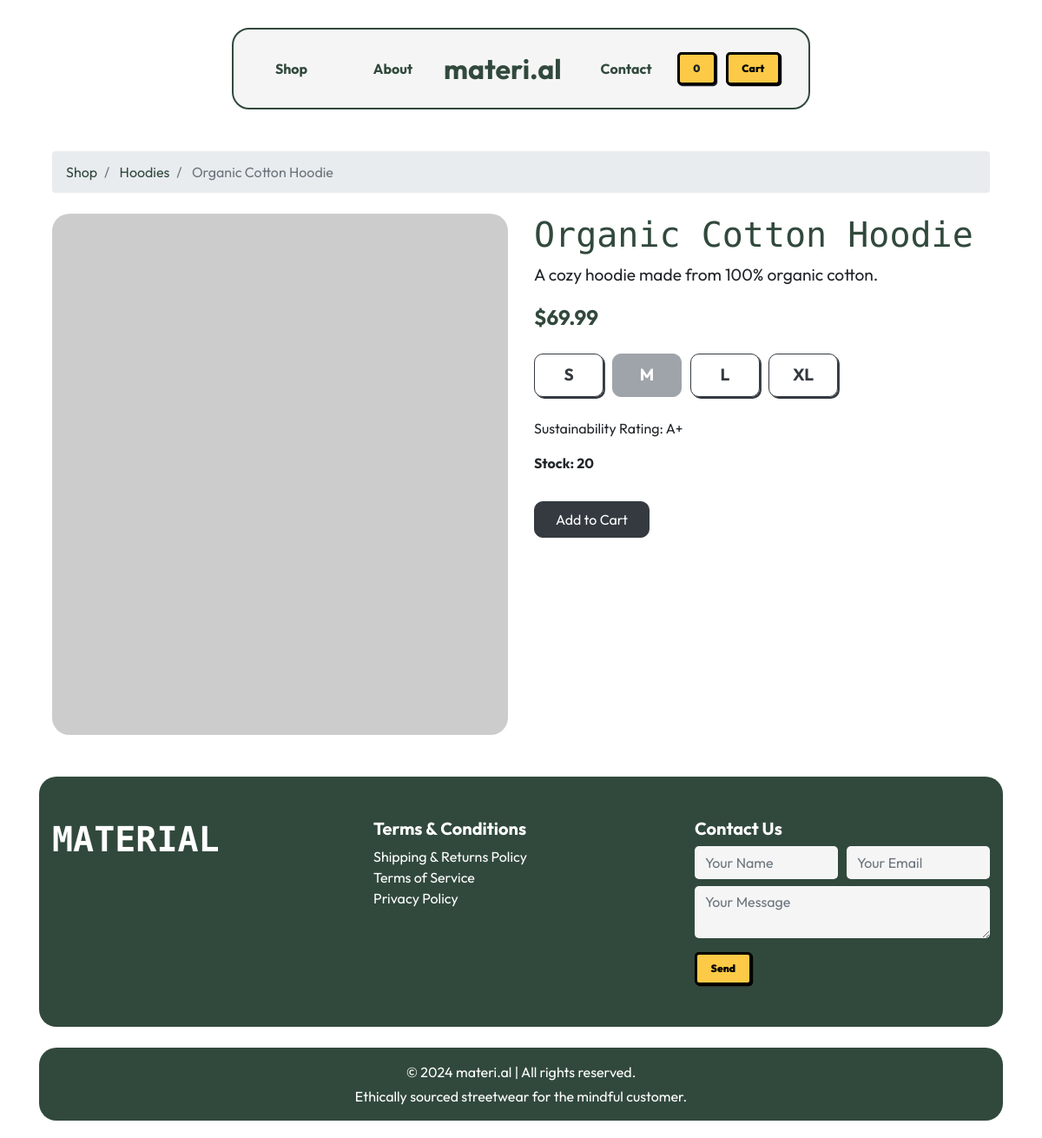
Page /shop/hoodies/1 on the committed database.
### models.py (models this page shows)
class Product(db.Model):
    id = db.Column(db.Integer, primary_key=True)
    name = db.Column(db.String(100), nullable=False)
    description = db.Column(db.Text)
    category = db.Column(db.String(50), nullable=False)
    price = db.Column(db.Float, nullable=False)
    stock = db.Column(db.Integer, default=0)
    brand = db.Column(db.String(100), nullable=True)
    sustainability_rating = db.Column(db.String(20), nullable=True)
    available_sizes = db.Column(db.String(200))
    image_url = db.Column(db.String(200))
    created_at = db.Column(db.DateTime, default=datetime.utcnow)
    images = db.relationship('ProductImage', backref='product', lazy=True)
    order_details = db.relationship('OrderDetail', backref='product', lazy=True)

### main.py (the view)
@app.route('/shop/<category>/<int:item_id>')
def item_details(category, item_id):
    product = Product.query.get_or_404(item_id)
    stock_by_size = {
        "S": 5,   # Small in stock
        "M": 0,   # Medium out of stock
        "L": 3,   # Large in stock
        "XL": 2,  # XL in stock
        "One Size": 2
    }
    product.stock_by_size = stock_by_size
    return render_template('item-details.html', product=product)

### templates/item-details.html (shortened to what this page needs)
{% extends "base.html" %}
{% block content %}
<div class="container mt-5 mb-5">
    <nav aria-label="breadcrumb" class="mb-4">
        <ol class="breadcrumb">
            <li class="breadcrumb-item">
                <a href="{{ url_for('shop') }}" style="text-decoration: none; color: #31493C;">Shop</a>
            </li>
            <li class="breadcrumb-item">
                <a href="{{ url_for('shop', category=product.category|lower) }}"
                   style="text-decoration: none; color: #31493C;">
                   {{ product.category }}
                </a>
            </li>
            <li class="breadcrumb-item active" aria-current="page" style="color: #6c757d;">
                {{ product.name }}
            </li>
        </ol>
    </nav>
    <div class="row align-items-start">
        <div class="col-md-6">
            <div style="height: 600px; border-radius: 20px; overflow: hidden;">
                <img src="{{ product.image_url }}" alt="{{ product.name }}"
                     class="img-fluid" style="width: 100%; height: 100%; object-fit: cover; object-position: center;">
            </div>
        </div>
        <div class="col-md-6">
            <h1 style="font-family: 'Rubik Mono One', sans-serif; color: #31493C; font-size: 2.5rem;">{{ product.name }}</h1>
            <p style="font-family: 'Outfit', sans-serif; font-size: 1.2em;">
                {{ product.description }}
            </p>
            <p style="font-size: 1.5em; font-weight: bold; color: #31493C;">
                ${{ product.price }}
            </p>
            <div class="mt-4 mb-4">
                <div class="d-flex flex-wrap gap-3" id="size-buttons">
                    {% set sizes = product.available_sizes.split(',') %}
                    {% for size in sizes %}
                        {% if size in product.stock_by_size and product.stock_by_size[size] > 0 %}
                            <button type="button"
                                    class="btn btn-outline-dark size-btn"
                                    data-size="{{ size }}"
                                    style="width: 80px; height: 50px; border-radius: 10px; font-size: 1.2em; font-weight: bold; margin-right: 10px;">
                                {{ size }}
                            </button>
                        {% else %}
                            <button type="button"
                                    class="btn btn-secondary size-btn disabled"
                                    style="width: 80px; height: 50px; border-radius: 10px; font-size: 1.2em; font-weight: bold; margin-right: 10px; cursor: not-allowed;">
                                {{ size }}
                            </button>
                        {% endif %}
                    {% endfor %}
                </div>
            </div>
            <p style="font-family: 'Outfit', sans-serif;">
                Sustainability Rating: {{ product.sustainability_rating }}
            </p>
            <p style="font-family: 'Outfit', sans-serif; font-weight: bold;">
                Stock: {{ product.stock }}
            </p>
            <button id="add-to-cart" class="btn btn-dark px-4 py-2 mt-3" style="border-radius: 10px;">Add to Cart</button>
        </div>
    </div>
</div>
<footer class="text-white py-5" style="background-color: #31493C; border-radius: 20px; margin-top: 40px;">
    <div class="container">
      <div class="row align-items-start">
        <div class="col-md-4">
          <h2 class="rubik-mono" style="font-size: 2.5em; font-weight: bold;">MATERIAL</h2>
        </div>
        <div class="col-md-4">
          <h5 style="font-weight: bold;">Terms & Conditions</h5>
          <ul class="list-unstyled">
            <li><a href="#" class="text-white text-decoration-none">Shipping & Returns Policy</a></li>
            <li><a href="#" class="text-white text-decoration-none">Terms of Service</a></li>
            <li><a href="#" class="text-white text-decoration-none">Privacy Policy</a></li>
          </ul>
        </div>
        <div class="col-md-4">
          <h5 style="font-weight: bold;">Contact Us</h5>
          <form>
            <div class="form-row mb-2">
              <div class="col">
                <input type="text" class="form-control" placeholder="Your Name" style="background: #F5F5F5; border: none; border-radius: 5px;" required>
              </div>
              <div class="col">
                <input type="email" class="form-control" placeholder="Your Email" style="background: #F5F5F5; border: none; border-radius: 5px;" required>
              </div>
            </div>
            <div class="form-group mb-3">
              <textarea class="form-control" rows="2" placeholder="Your Message" style="background: #F5F5F5; border: none; border-radius: 5px;" required></textarea>
            </div>
            <button>Send</button>
          </form>
        </div>
      </div>
    </div>
</footer>
<div class="container text-center py-3 mt-4" style="background-color: #31493C; border-radius: 20px; margin-bottom: 20px;">
    <p class="mb-1 text-white">© 2024 materi.al | All rights reserved.</p>
    <p class="mb-0 text-white">Ethically sourced streetwear for the mindful customer.</p>
</div>
{% endblock %}

### templates/base.html (style rules this page uses)
body { font-family: 'Outfit', sans-serif; }
.rubik-mono { font-family: 'Rubik Mono One', sans-serif; }
button { background: #FCCA46; font-family: inherit; padding: 0.6em 1.3em; font-weight: 900; font-size: 12px; border: 3px solid black; border-radius: 0.4em; box-shadow: 0.1em 0.1em; cursor: pointer; }

### rows in the picture
Product: category "Hoodies", name "Organic Cotton Hoodie", description "A cozy hoodie made from 100% organic cotton.", price "69.99", sustainability_rating "A+", stock "20"

### other values in the picture
{{ size }} "S" "L" "XL"
{{ size }} "M"
